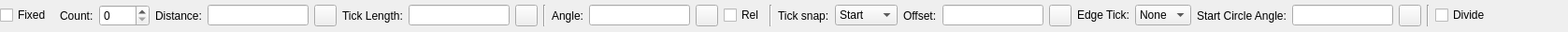
<?xml version="1.0" encoding="UTF-8"?>
<ui version="4.0">
 <class>LC_SliceDivideOptionsWidget</class>
 <widget class="QWidget" name="LC_SliceDivideOptionsWidget">
  <property name="geometry">
   <rect>
    <x>0</x>
    <y>0</y>
    <width>1677</width>
    <height>34</height>
   </rect>
  </property>
  <property name="windowTitle">
   <string>Form</string>
  </property>
  <layout class="QGridLayout" name="gridLayout">
   <property name="leftMargin">
    <number>0</number>
   </property>
   <property name="topMargin">
    <number>1</number>
   </property>
   <property name="rightMargin">
    <number>0</number>
   </property>
   <property name="bottomMargin">
    <number>1</number>
   </property>
   <item row="1" column="27">
    <spacer name="horizontalSpacer">
     <property name="orientation">
      <enum>Qt::Orientation::Horizontal</enum>
     </property>
     <property name="sizeHint" stdset="0">
      <size>
       <width>0</width>
       <height>20</height>
      </size>
     </property>
    </spacer>
   </item>
   <item row="1" column="2">
    <widget class="QFrame" name="frmDistance">
     <property name="frameShape">
      <enum>QFrame::Shape::NoFrame</enum>
     </property>
     <property name="frameShadow">
      <enum>QFrame::Shadow::Raised</enum>
     </property>
     <layout class="QGridLayout" name="gridLayout_5">
      <property name="leftMargin">
       <number>0</number>
      </property>
      <property name="topMargin">
       <number>0</number>
      </property>
      <property name="rightMargin">
       <number>0</number>
      </property>
      <property name="bottomMargin">
       <number>0</number>
      </property>
      <item row="0" column="2">
       <widget class="QToolButton" name="tbPickDistance">
        <property name="toolTip">
         <string>Pick distance from drawing</string>
        </property>
        <property name="text">
         <string/>
        </property>
        <property name="icon">
         <iconset resource="../../../../res/icons/icons.qrc">
          <normaloff>:/icons/interactive_pick_distance.lci</normaloff>:/icons/interactive_pick_distance.lci</iconset>
        </property>
       </widget>
      </item>
      <item row="0" column="0">
       <widget class="QLabel" name="label_6">
        <property name="sizePolicy">
         <sizepolicy hsizetype="Minimum" vsizetype="Preferred">
          <horstretch>0</horstretch>
          <verstretch>0</verstretch>
         </sizepolicy>
        </property>
        <property name="text">
         <string>Distance:</string>
        </property>
       </widget>
      </item>
      <item row="0" column="1">
       <widget class="QLineEdit" name="leDistance">
        <property name="sizePolicy">
         <sizepolicy hsizetype="Preferred" vsizetype="Fixed">
          <horstretch>0</horstretch>
          <verstretch>0</verstretch>
         </sizepolicy>
        </property>
        <property name="minimumSize">
         <size>
          <width>30</width>
          <height>0</height>
         </size>
        </property>
        <property name="maximumSize">
         <size>
          <width>16777215</width>
          <height>16777215</height>
         </size>
        </property>
        <property name="toolTip">
         <string>Distance between ticks.</string>
        </property>
       </widget>
      </item>
     </layout>
    </widget>
   </item>
   <item row="1" column="23">
    <widget class="QFrame" name="frmEdge">
     <property name="frameShape">
      <enum>QFrame::Shape::NoFrame</enum>
     </property>
     <property name="frameShadow">
      <enum>QFrame::Shadow::Raised</enum>
     </property>
     <layout class="QGridLayout" name="gridLayout_3">
      <property name="leftMargin">
       <number>0</number>
      </property>
      <property name="topMargin">
       <number>0</number>
      </property>
      <property name="rightMargin">
       <number>0</number>
      </property>
      <property name="bottomMargin">
       <number>0</number>
      </property>
      <item row="0" column="1">
       <widget class="QComboBox" name="cbEdgeTick">
        <property name="toolTip">
         <string>Defines how ticks on entity edges should be placed. </string>
        </property>
        <item>
         <property name="text">
          <string>None</string>
         </property>
        </item>
        <item>
         <property name="text">
          <string>Both</string>
         </property>
        </item>
        <item>
         <property name="text">
          <string>Start</string>
         </property>
        </item>
        <item>
         <property name="text">
          <string>End</string>
         </property>
        </item>
       </widget>
      </item>
      <item row="0" column="0">
       <widget class="QLabel" name="lblEdgetTick">
        <property name="text">
         <string>Edge Tick:</string>
        </property>
       </widget>
      </item>
     </layout>
    </widget>
   </item>
   <item row="1" column="26">
    <widget class="QCheckBox" name="cbDivide">
     <property name="toolTip">
      <string>If checked, selected entity will be divided by tick intersection points. </string>
     </property>
     <property name="text">
      <string>Divide</string>
     </property>
    </widget>
   </item>
   <item row="1" column="19">
    <widget class="QLabel" name="label_4">
     <property name="text">
      <string>Offset:</string>
     </property>
    </widget>
   </item>
   <item row="1" column="10">
    <widget class="QLabel" name="label_3">
     <property name="text">
      <string>Angle:</string>
     </property>
    </widget>
   </item>
   <item row="1" column="21">
    <widget class="QToolButton" name="tbPickOffset">
     <property name="toolTip">
      <string>Pick tick offset from drawing</string>
     </property>
     <property name="text">
      <string/>
     </property>
     <property name="icon">
      <iconset resource="../../../../res/icons/icons.qrc">
       <normaloff>:/icons/interactive_pick_distance.lci</normaloff>:/icons/interactive_pick_distance.lci</iconset>
     </property>
    </widget>
   </item>
   <item row="1" column="5">
    <widget class="QLineEdit" name="leTickLengh">
     <property name="minimumSize">
      <size>
       <width>30</width>
       <height>0</height>
      </size>
     </property>
     <property name="maximumSize">
      <size>
       <width>16777215</width>
       <height>16777215</height>
      </size>
     </property>
     <property name="toolTip">
      <string>Length of tick.</string>
     </property>
    </widget>
   </item>
   <item row="1" column="12">
    <widget class="QToolButton" name="tbPickAngle">
     <property name="toolTip">
      <string>Pick tick angle from drawing</string>
     </property>
     <property name="text">
      <string/>
     </property>
     <property name="icon">
      <iconset resource="../../../../res/icons/icons.qrc">
       <normaloff>:/icons/interactive_pick_angle.lci</normaloff>:/icons/interactive_pick_angle.lci</iconset>
     </property>
    </widget>
   </item>
   <item row="1" column="18">
    <widget class="QComboBox" name="cbTickSnap">
     <property name="toolTip">
      <string>Defines which point of tick should be placed to intersection point with selected entity.</string>
     </property>
     <item>
      <property name="text">
       <string>Start</string>
      </property>
     </item>
     <item>
      <property name="text">
       <string>Middle</string>
      </property>
     </item>
     <item>
      <property name="text">
       <string>End</string>
      </property>
     </item>
    </widget>
   </item>
   <item row="1" column="20">
    <widget class="QLineEdit" name="leTickOffset">
     <property name="minimumSize">
      <size>
       <width>30</width>
       <height>0</height>
      </size>
     </property>
     <property name="maximumSize">
      <size>
       <width>16777215</width>
       <height>16777215</height>
      </size>
     </property>
     <property name="toolTip">
      <string>Offset of tick snap point to intersection point. </string>
     </property>
    </widget>
   </item>
   <item row="1" column="17">
    <widget class="QLabel" name="label_5">
     <property name="text">
      <string>Tick snap:</string>
     </property>
    </widget>
   </item>
   <item row="1" column="4">
    <widget class="QLabel" name="label_2">
     <property name="text">
      <string>Tick Length:</string>
     </property>
    </widget>
   </item>
   <item row="1" column="9">
    <widget class="Line" name="line_3">
     <property name="orientation">
      <enum>Qt::Orientation::Vertical</enum>
     </property>
    </widget>
   </item>
   <item row="1" column="15">
    <widget class="QCheckBox" name="cbRelAngle">
     <property name="toolTip">
      <string>If checked, tick angle is related to selected entity, otherwise it is absolute angle.</string>
     </property>
     <property name="text">
      <string>Rel</string>
     </property>
    </widget>
   </item>
   <item row="1" column="6">
    <widget class="QToolButton" name="tbPickLength">
     <property name="toolTip">
      <string>Pick tick length from drawing</string>
     </property>
     <property name="text">
      <string/>
     </property>
     <property name="icon">
      <iconset resource="../../../../res/icons/icons.qrc">
       <normaloff>:/icons/interactive_pick_distance.lci</normaloff>:/icons/interactive_pick_distance.lci</iconset>
     </property>
    </widget>
   </item>
   <item row="1" column="24">
    <widget class="QFrame" name="frmCircle">
     <property name="frameShape">
      <enum>QFrame::Shape::NoFrame</enum>
     </property>
     <property name="frameShadow">
      <enum>QFrame::Shadow::Raised</enum>
     </property>
     <layout class="QGridLayout" name="gridLayout_2">
      <property name="leftMargin">
       <number>0</number>
      </property>
      <property name="topMargin">
       <number>0</number>
      </property>
      <property name="rightMargin">
       <number>0</number>
      </property>
      <property name="bottomMargin">
       <number>0</number>
      </property>
      <item row="0" column="1">
       <widget class="QLineEdit" name="leCircleStartAngle">
        <property name="sizePolicy">
         <sizepolicy hsizetype="Preferred" vsizetype="Fixed">
          <horstretch>0</horstretch>
          <verstretch>0</verstretch>
         </sizepolicy>
        </property>
        <property name="minimumSize">
         <size>
          <width>30</width>
          <height>0</height>
         </size>
        </property>
        <property name="maximumSize">
         <size>
          <width>16777215</width>
          <height>16777215</height>
         </size>
        </property>
        <property name="toolTip">
         <string>Start angle for circle from which ticks will start. </string>
        </property>
       </widget>
      </item>
      <item row="0" column="0">
       <widget class="QLabel" name="lblCircleStartAngle">
        <property name="text">
         <string>Start Circle Angle:</string>
        </property>
       </widget>
      </item>
      <item row="0" column="2">
       <widget class="QToolButton" name="tbPickCircleAngle">
        <property name="toolTip">
         <string>PIck start circle angle from drawing</string>
        </property>
        <property name="text">
         <string/>
        </property>
        <property name="icon">
         <iconset resource="../../../../res/icons/icons.qrc">
          <normaloff>:/icons/interactive_pick_angle.lci</normaloff>:/icons/interactive_pick_angle.lci</iconset>
        </property>
       </widget>
      </item>
     </layout>
    </widget>
   </item>
   <item row="1" column="25">
    <widget class="Line" name="line">
     <property name="orientation">
      <enum>Qt::Orientation::Vertical</enum>
     </property>
    </widget>
   </item>
   <item row="1" column="0">
    <widget class="QCheckBox" name="cbMode">
     <property name="toolTip">
      <string>If checked, specified fixed distance between ticks will be used. Otherwise, distance will be calculated based on entity length and ticks count. </string>
     </property>
     <property name="text">
      <string>Fixed </string>
     </property>
    </widget>
   </item>
   <item row="1" column="16">
    <widget class="Line" name="line_2">
     <property name="orientation">
      <enum>Qt::Orientation::Vertical</enum>
     </property>
    </widget>
   </item>
   <item row="1" column="1">
    <widget class="QFrame" name="frmCount">
     <property name="frameShape">
      <enum>QFrame::Shape::NoFrame</enum>
     </property>
     <property name="frameShadow">
      <enum>QFrame::Shadow::Raised</enum>
     </property>
     <layout class="QGridLayout" name="gridLayout_4">
      <property name="leftMargin">
       <number>0</number>
      </property>
      <property name="topMargin">
       <number>0</number>
      </property>
      <property name="rightMargin">
       <number>0</number>
      </property>
      <property name="bottomMargin">
       <number>0</number>
      </property>
      <property name="horizontalSpacing">
       <number>6</number>
      </property>
      <item row="0" column="1">
       <widget class="QSpinBox" name="sbCount">
        <property name="toolTip">
         <string>Count of ticks between edges of selected entity.</string>
        </property>
        <property name="maximum">
         <number>5000</number>
        </property>
       </widget>
      </item>
      <item row="0" column="0">
       <widget class="QLabel" name="label">
        <property name="text">
         <string>Count:</string>
        </property>
       </widget>
      </item>
     </layout>
    </widget>
   </item>
   <item row="1" column="11">
    <widget class="QLineEdit" name="leTickAngle">
     <property name="minimumSize">
      <size>
       <width>30</width>
       <height>0</height>
      </size>
     </property>
     <property name="maximumSize">
      <size>
       <width>16777215</width>
       <height>16777215</height>
      </size>
     </property>
     <property name="toolTip">
      <string>Angle between tick and selected entity.</string>
     </property>
    </widget>
   </item>
  </layout>
 </widget>
 <resources>
  <include location="../../../../res/icons/icons.qrc"/>
 </resources>
 <connections/>
</ui>
